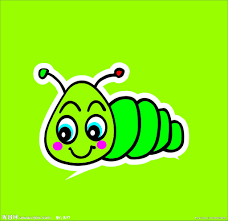
#> input picture 1.png, 228 x 221 px, given in place of 1.jpg, which was not available
$ python 10.py
#> lines starting #> are read from the running program, lines starting #| are printed output that depends on the picture; pictures that were not available may be replaced by others from this repository, and a replacement may not be noted

import cv2

img = cv2.imread('1.jpg')
#> img is the input picture: shape (221, 228, 3); mean B, G, R 18.9, 239.5, 143.4

#均值滤波
blur = cv2.blur(img,(5,5))
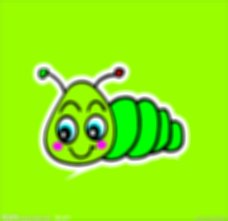
#> blur: shape (221, 228, 3); mean B, G, R 18.8, 239.7, 143.5
#中值滤波，脉冲噪声和椒盐噪声滤除作用明显
median= cv2.medianBlur(img,5)
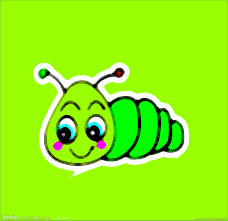
#> median: shape (221, 228, 3); mean B, G, R 18.3, 242, 144.3
#高斯滤波
gauss = cv2.GaussianBlur(img,(5,5),1)
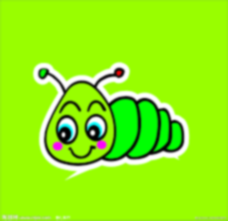
#> gauss: shape (221, 228, 3); mean B, G, R 18.8, 239.7, 143.5
#双边滤波
shuangBian = cv2.bilateralFilter(img,7,50,50)

cv2.imwrite('blur.jpg',blur)
cv2.imwrite('median.jpg',median)
cv2.imwrite('gauss.jpg',gauss)
cv2.imwrite('bilatera.jpg',shuangBian)
cv2.waitKey()
